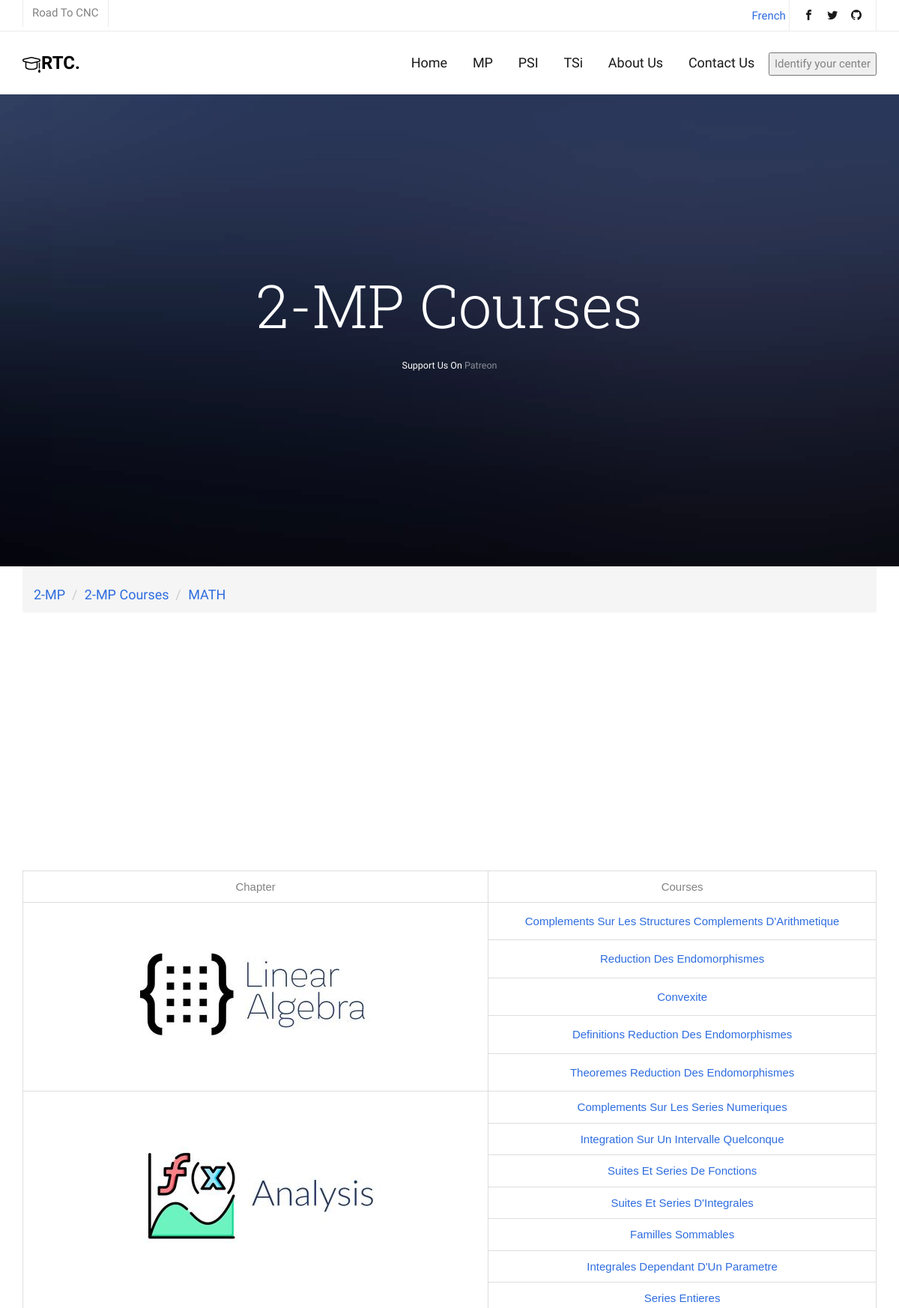
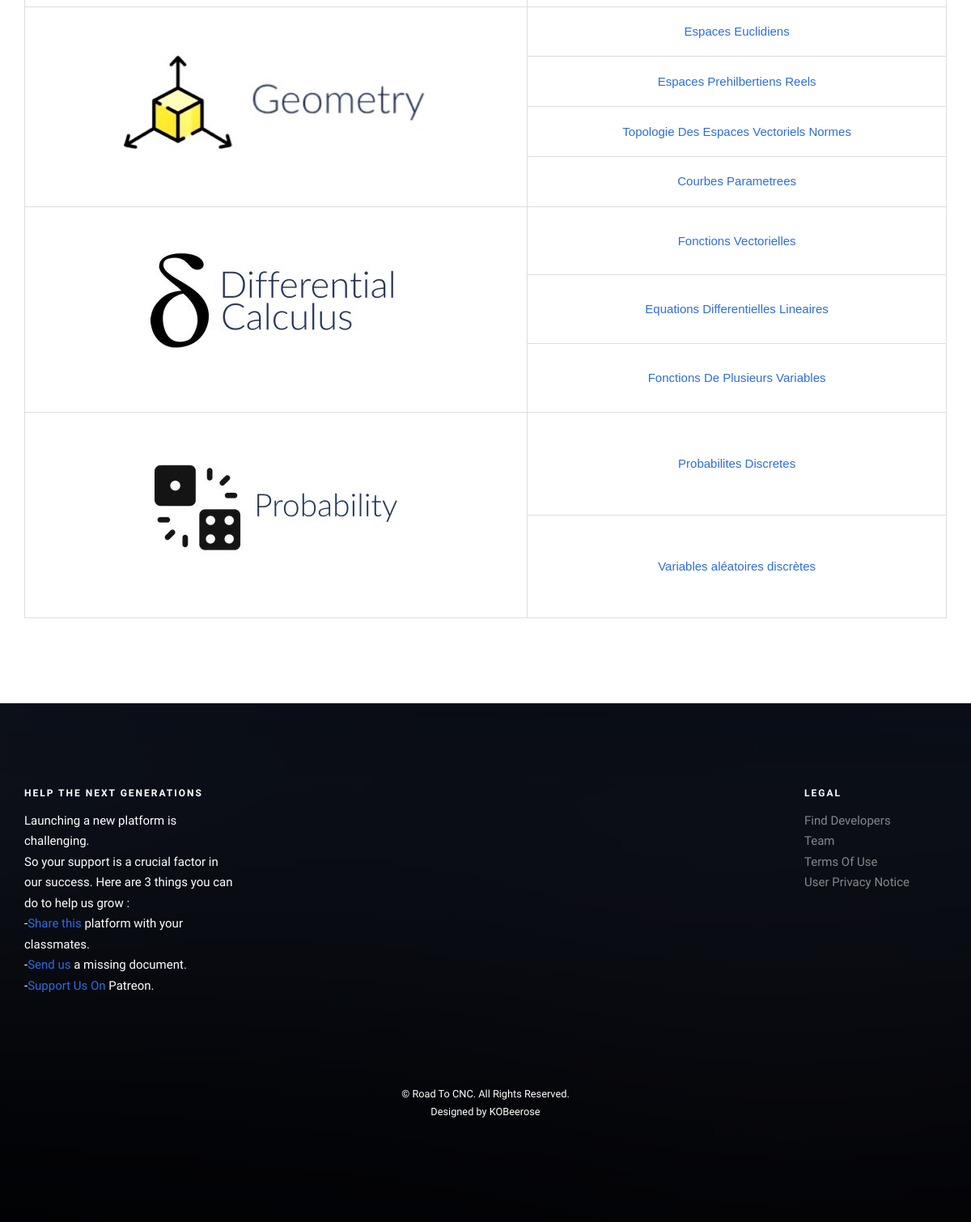
The page /Code/MP-spe-crs-math.php on the database its author committed (2 pictures, top to bottom).
### tables this page shows
CREATE TABLE `dynamic_content` (
  `id` int(11) NOT NULL AUTO_INCREMENT,
  `important` text,
  `page_header` text,
  `page_content` text,
  `subjects` text,
  `page_footer` text,
  `about_page` text,
  `contact_page` text,
  `language_type` varchar(5) NOT NULL,
  PRIMARY KEY (`id`)
);

### Code/MP-spe-crs-math.php (the view, shortened to what this page needs)
<?php
require "header.php";
?>
<head>
</head>
	<aside id="fh5co-hero">
		<div class="flexslider">
			<ul class="slides">
		   	<li style="background-image: url(images/img_bg_4.jpg);">
		   		<div class="container">
		   			<div class="row">
			   			<div class="col-md-8 col-md-offset-2 text-center slider-text">
			   				<div class="slider-text-inner">
							   <h1 class="heading-section"><?php echo '2-MP ' . $row['2']['page_header'] ?></h1>
							   <h2  style="font-size: smaller;"><?php echo $row['1']['page_content'] ?><a href="https://www.patreon.com/roadtocnc?fan_landing=true" target="_blank">Patreon</a></h2>
			   				</div>
			   			</div>
			   		</div>
		   		</div>
		   	</li>
		  	</ul>
	  	</div>
	</aside>
	<div class="container">
   		<ol class="breadcrumb mb-4">
			<li class="breadcrumb-item"><a href="<?php echo "MP.php?language=" . $language ?>">2-MP</a></li>
			<li class="breadcrumb-item"><a href="<?php echo "MP-spe-crs.php?language=" . $language ?>"><?php echo '2-MP ' . $row['2']['page_header'] ?></a></li>
			<li class="breadcrumb-item"><a href="<?php echo "MP-spe-crs-math.php?language=" . $language ?>">MATH</a></li>
 		</ol>
	</div>
	<div id="fh5co-course">
		<div class="container">
			<div class="table-img">
					<table>
						<tr class="tbl-cnt">
							<td style="text-align: center;"><?php echo $row['15']['important'] ?></td>
							<td style="text-align: center;"><?php echo $row['2']['page_header'] ?></td>
						</tr>
						<tr>
							<td class="tbl-cnt" rowspan="5" style="text-align: center;"><img src="images/algebra.jpg" alt=""></td>
							<td><a href="pdfs/MP/spe-crs/math/Complements Sur Les Structures Complements D'Arithmetique.pdf" target="_blank">Complements Sur Les Structures Complements D'Arithmetique</a></td>
						</tr>
						<tr class="tbl-cnt">
							<td><a href="pdfs/MP/spe-crs/math/Reduction Des Endomorphismes.pdf" target="_blank">Reduction Des Endomorphismes</a></td>
						</tr>
						<tr class="tbl-cnt">
							<td><a href="pdfs/MP/spe-crs/math/Convexite.pdf" target="_blank">Convexite</a></td>
						</tr>
						<tr class="tbl-cnt">
							<td><a href="pdfs/MP/spe-crs/math/Definitions Reduction Des Endomorphismes.pdf" target="_blank">Definitions Reduction Des Endomorphismes</a></td>
						</tr>
						<tr class="tbl-cnt">
							<td><a href="pdfs/MP/spe-crs/math/Theoremes Reduction Des Endomorphismes.pdf" target="_blank">Theoremes Reduction Des Endomorphismes</a></td>
						</tr>
						<tr>
							<td class="tbl-cnt" rowspan="7" style="text-align: center;"><img src="images/analysis.JPG" alt=""></td>
							<td><a href="pdfs/MP/spe-crs/math/Complements Sur Les Series Numeriques.pdf" target="_blank">Complements Sur Les Series Numeriques</a></td>
						</tr>
						<tr class="tbl-cnt">
							<td><a href="pdfs/MP/spe-crs/math/Integration Sur Un Intervalle Quelconque.pdf" target="_blank">Integration Sur Un Intervalle Quelconque</a></td>
						</tr>
						<tr class="tbl-cnt">
							<td><a href="pdfs/MP/spe-crs/math/Suites Et Series De Fonctions.pdf" target="_blank">Suites Et Series De Fonctions</a></td>
						</tr>
						<tr class="tbl-cnt">
							<td><a href="pdfs/MP/spe-crs/math/Suites Et Series D'Integrales.pdf" target="_blank">Suites Et Series D'Integrales</a></td>
						</tr>
						<tr class="tbl-cnt">
							<td><a href="pdfs/MP/spe-crs/math/Familles Sommables.pdf" target="_blank">Familles Sommables</a></td>
						</tr>
						<tr class="tbl-cnt">
							<td><a href="pdfs/MP/spe-crs/math/Integrales Dependant D'Un Parametre.pdf" target="_blank">Integrales Dependant D'Un Parametre</a></td>
						</tr>
						<tr class="tbl-cnt">
							<td><a href="pdfs/MP/spe-crs/math/Series Entieres.pdf" target="_blank">Series Entieres</a></td>
						</tr>
							<td class="tbl-cnt" rowspan="4" style="text-align: center;"><img src="images/geometry.JPG" alt=""></td>
							<td><a href="pdfs/MP/spe-crs/math/Espaces Euclidiens.pdf" target="_blank">Espaces Euclidiens</a></td>
						<tr class="tbl-cnt">
							<td><a href="pdfs/MP/spe-crs/math/Espaces Prehilbertiens Reels.pdf" target="_blank">Espaces Prehilbertiens Reels</a></td>
						</tr>
						<tr class="tbl-cnt">
							<td><a href="pdfs/MP/spe-crs/math/Topologie Des Espaces Vectoriels Normes.pdf" target="_blank">Topologie Des Espaces Vectoriels Normes</a></td>
						</tr>
						<tr class="tbl-cnt">
							<td><a href="pdfs/MP/spe-crs/math/Courbes Parametrees.pdf" target="_blank">Courbes Parametrees</a></td>
						</tr>
							<td class="tbl-cnt" rowspan="3" style="text-align: center;"><img src="images/diff-cal.JPG" alt=""></td>
							<td><a href="pdfs/MP/spe-crs/math/Fonctions Vectorielles.pdf" target="_blank">Fonctions Vectorielles</a></td>
						<tr class="tbl-cnt">
							<td><a href="pdfs/MP/spe-crs/math/Equations Differentielles Lineaires.pdf" target="_blank">Equations Differentielles Lineaires</a></td>
						</tr>
						<tr class="tbl-cnt">
							<td><a href="pdfs/MP/spe-crs/math/Fonctions De Plusieurs Variables.pdf" target="_blank">Fonctions De Plusieurs Variables</a></td>
						</tr>
							<td class="tbl-cnt" rowspan="2" style="text-align: center;"><img src="images/proba.JPG" alt=""></td>
							<td><a href="pdfs/MP/spe-crs/math/Probabilites Discretes.pdf" target="_blank">Probabilites Discretes</a></td>
						<tr class="tbl-cnt">
							<td><a href="pdfs/MP/spe-crs/math/Variables aléatoires discrètes.pdf" target="_blank">Variables aléatoires discrètes</a></td>
						</tr>
					</table>
			</div>
		</div>
	</div>
	<?php
require "footer.php";
?>

### Code/header.php (shortened to what this page needs)
<?php
$host = 'localhost';
$dbusername = 'dbusername';
$dbpassword = 'dbpassword';
$dbname = 'rtc';
$conn = mysqli_connect($host, $dbusername, $dbpassword, $dbname);
$p = '';
$language = '';
if ((isset($_GET['language']) && $_GET['language'] == 'en') or !isset($_GET['language'])) {
    $language = 'en';
    $p = 'fr';
} else {
    $fr_select = 'selected';
    $language = 'fr';
    $p = 'en';
}
$sql = "SELECT * FROM dynamic_content WHERE language_type='$language'";
$result = $conn->query($sql);
$row = $result->fetch_all(MYSQLI_ASSOC);
$kokiza = $_COOKIE['kokiza'] ?? 'b9iti bjo3';
?>
<!DOCTYPE HTML>
<html>
	<head>
	<link rel="stylesheet" href="css/animate.css">
	<link rel="stylesheet" href="css/icomoon.css">
	<link rel="stylesheet" href="css/bootstrap.css">
	<link rel="stylesheet" href="css/magnific-popup.css">
	<link rel="stylesheet" href="css/owl.carousel.min.css">
	<link rel="stylesheet" href="css/owl.theme.default.min.css">
	<link rel="stylesheet" href="css/flexslider.css">
	<link rel="stylesheet" href="css/style.css">
	</head>
	<body>
		<div id="page">
			<nav class="fh5co-nav" role="navigation">
				<div class="top">
					<div class="container">
						<div class="row">
							<div class="col-xs-12 text-right">
								<p class="site">Road To CNC</p>
								<a href="<?php echo "?language=" . $p ?>". > <?php echo $row['0']['page_header'] ?></a>
								<ul class="fh5co-social">
									<li><a href="https://web.facebook.com/Road-To-Cnc-104047221403297" target="_blank"><i class="icon-facebook2"></i></a></li>
									<li><a href="#" target="_blank"><i class="icon-twitter2"></i></a></li>
									<li><a href="https://github.com/KOBeerose" target="_blank"><i class="icon-github"></i></a></li>
								</ul>
							</div>
						</div>
					</div>
				</div>
				<div class="top-menu">
					<div class="container">
						<div class="row">
							<div class="col-xs-2">
								<div id="fh5co-logo"><a href="<?php echo "index.php?language=" . $language ?>"><i class="icon-study"></i>RTC<span>.</span></a></div>
							</div>
							<div class="col-xs-10 text-right menu-1">
								<ul>
									<li class="active"><a href="<?php echo "index.php?language=" . $language ?>"><?php echo $row['1']['page_header'] ?></a></li>
									<li class="has-dropdown">
										<a href="<?php echo "MP.php?language=" . $language ?>">MP</a>
									</li>
									<li class="has-dropdown">
										<a >PSI</a>
									</li>
									<li class="has-dropdown">
										<a href="<?php echo "TSI.php?language=" . $language ?>">TSi</a>
									</li>
									<li><a href="<?php echo "about.php?language=" . $language ?>"><?php echo $row['4']['page_header'] ?></a></li>
									<li><a href="<?php echo "contact.php?language=" . $language ?>"><?php echo $row['5']['page_header'] ?></a></li>
									<?php
$f = $row['6']['page_header'];
if ($kokiza !== '1') {
    echo "<li class='btn-cta'><input data-idnt-target='#idnt' type='button' value= '$f' ></li> ";
} else {
    echo '<img class="kokos" src="images/student.png" alt="picture of">';
}
?>
							</div>
						</div>
					</div>
				</div>
			</nav>

### Code/footer.php (shortened to what this page needs)
<footer id="fh5co-footer" role="contentinfo" style="background-image: url(images/img_bg_4.jpg);">
		<div class="overlay"></div>
		<div class="container">
			<div class="row row-pb-md">
				<div class="col-md-3 fh5co-widget">
					<h3><?php echo $row['0']['page_footer'] ?></h3>
					<p><?php echo $row['1']['page_footer'] ?>
						<br>-<a href="https://web.facebook.com/Road-To-Cnc-104047221403297" target="_blank"><?php echo $row['2']['page_footer'] ?>
						<br>-<a href="<?php echo "upload-form.php?language=" . $language ?>" target="_blank"><?php echo $row['3']['page_footer'] ?>
						<br>-<a href="https://www.patreon.com/roadtocnc?fan_landing=true" target="_blank"><?php echo $row['1']['page_content'] ?></a> Patreon.</p>
				</div>
				<div id="row-legal" class="col-md-2 col-sm-4 col-xs-6 col-md-push-1 fh5co-widget">
					<h3><?php echo $row['4']['page_footer'] ?></h3>
					<ul class="fh5co-footer-links">
						<li><a href="<?php echo "contact.php?language=" . $language . '#contact' ?>"><?php echo $row['5']['page_footer'] ?></a></li>
						<li><a href="<?php echo "about.php?language=" . $language . '#fh5co-testimonial' ?>"><?php echo $row['6']['page_footer'] ?></a></li>
						<li><a href="#"><?php echo $row['7']['page_footer'] ?></a></li>
						<li><a href="#"><?php echo $row['8']['page_footer'] ?></a></li>
					</ul>
				</div>
			</div>
			<div class="row copyright">
				<div class="col-md-12 text-center">
					<p>
						<small class="block">&copy; <?php echo $row['9']['page_footer'] ?></small>
						<small class="block">Designed by KOBeerose</small>
					</p>
				</div>
			</div>
		</div>
	</footer>
	</div>
	</body>
</html>

### Code/css/icomoon.css (style rules this page uses)
[class^="icon-"], [class*=" icon-"] { font-family: 'icomoon' !important; speak: none; font-style: normal; font-weight: normal; font-variant: normal; text-transform: none; line-height: 1; -webkit-font-smoothing: antialiased; -moz-osx-font-smoothing: grayscale; }
.icon-study:before { content: "\e924"; }
.icon-facebook2:before { content: "\eac0"; }
.icon-twitter2:before { content: "\eac6"; }
.icon-github:before { content: "\eae0"; }

### Code/css/flexslider.css (style rules this page uses)
.slides, .slides > li, .flex-control-nav, .flex-direction-nav { margin: 0; padding: 0; list-style: none; }
.flexslider { margin: 0; padding: 0; }
.flexslider .slides > li { display: none; -webkit-backface-visibility: hidden; }
.flexslider .slides:after { display: block; clear: both; visibility: hidden; line-height: 0; height: 0; }
.flexslider { margin: 0 0 60px; background: #ffffff; border: 4px solid #ffffff; position: relative; zoom: 1; -webkit-border-radius: 4px; -moz-border-radius: 4px; border-radius: 4px; -webkit-box-shadow: '' 0 1px 4px rgba(0, 0, 0, 0.2); -moz-box-shadow: '' 0 1px 4px rgba(0, 0, 0, 0.2); -o-box-shadow: '' 0 1px 4px rgba(0, 0, 0, 0.2); box-shadow: '' 0 1px 4px rgba(0, 0, 0, 0.2); }
.flexslider .slides { zoom: 1; }

### rows shown on the page
dynamic_content: page_header "French", page_footer "HELP THE NEXT GENERATIONS"
dynamic_content: page_header "Home", page_content "Support Us On", page_footer "Launching a new platform is challenging. So your support is a crucial factor in our success. Here are 3 things you can do to help us grow :"
dynamic_content: page_header "About Us", page_footer "LEGAL"
dynamic_content: page_header "Contact Us", page_footer "Find Developers"
dynamic_content: page_header "Identify your center", page_footer "Team"
dynamic_content: page_header "Courses", page_footer "Share this platform with your classmates."
dynamic_content: important "Chapter"
dynamic_content: page_footer "Send us a missing document."
dynamic_content: page_footer "Terms Of Use"
dynamic_content: page_footer "User Privacy Notice"
dynamic_content: page_footer "Road To CNC. All Rights Reserved."
